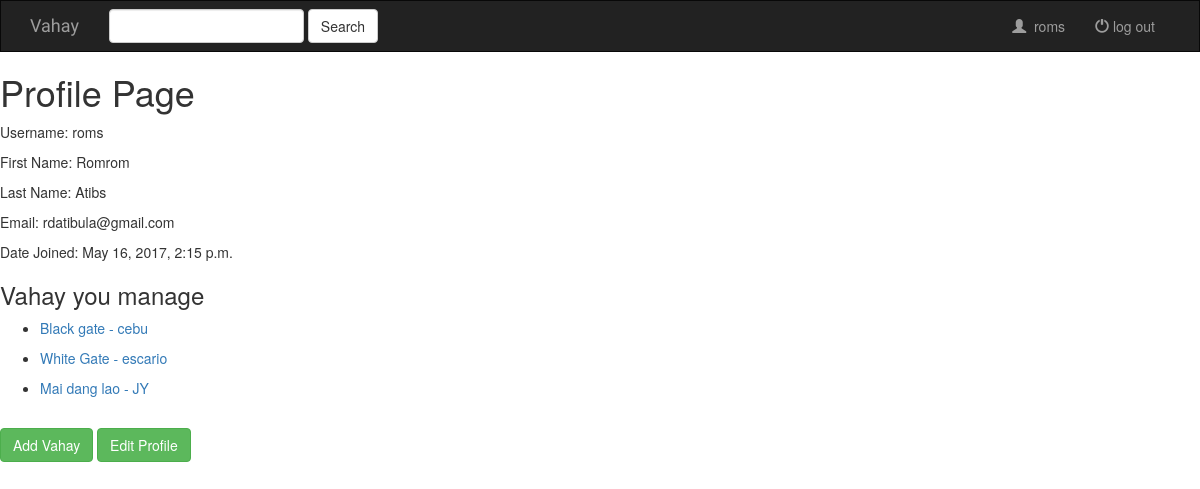
/roms/ (signed in), run on the app's committed database.
### vahay/models.py (models this page shows, shortened)
class Vahay(models.Model):
	owner = models.ForeignKey(User, on_delete=models.CASCADE)
	name = models.CharField(max_length=255)
	rent_range = models.CharField(max_length=100)
	category = models.CharField(max_length=100)
	contact_details = models.CharField(max_length=100)
	vote = models.IntegerField(default=0)
	location = models.CharField(max_length=255)
	available = models.BooleanField(default=1)
	def __str__(self):
		return self.name + " - " + self.location

### vahaysite/views.py (the view)
# urls.py: url(r'^(?P<username>\w+)/$', views.profile, name='profile'),
def profile(request, username):
	if not request.user.is_authenticated:
		return redirect('/')
	vahays =  request.user.vahay_set.all()
	context = {
		'vahays':vahays
	}
	return render(request, 'profile.html', context=context)

### vahaysite/templates/profile.html (shortened to what this page needs)
{% extends 'base.html' %}
{% block body %}
	<h1>Profile Page</h1>
	<p>Username: {{ user.username }}</p>
	<p>First Name: {{ user.first_name}}</p>
	<p>Last Name: {{ user.last_name }}</p>
	<p>Email: {{ user.email }}</p>
	<p>Date Joined: {{ user.date_joined }}</p>
	<h3>Vahay you manage</h3>
	{% for vahay in vahays %}
		<ul>
			<li><a href="{% url 'vahay:vahay_details' vahay.pk %}">{{ vahay }}</a></li>
		</ul>
	{% endfor %}
	<br>
	<a href="{% url 'vahay:add_vahay' user.username %}" class="btn btn-success">Add Vahay</a>
	<a href="{% url 'registration:edit_profile' %}" class="btn btn-success">Edit Profile</a>
{% endblock %}

### vahaysite/templates/base.html (shortened to what this page needs)
{% load static %}
<!DOCTYPE html>
<html>
<head>
	<link rel="stylesheet" href="https://maxcdn.bootstrapcdn.com/bootstrap/3.3.7/css/bootstrap.min.css">
	<link rel="stylesheet" type="text/css" href="{% static 'vahaysite/style.css' %}">
</head>
<body>
	<nav class="navbar navbar-inverse">
		<div class="container fluid">
			<div class="navbar-header">
				<a class="navbar-brand" href="{% url 'home' %}">Vahay</a>
			</div>
			<div class="collapse navbar-collapse" id="topNavBar">
				<form class="navbar-form navbar-left" role="search" method="get" action="#">
					<div class="form-group">
						<input type="text" class="form-control" name="q" value="">
					</div>
					<button type="submit" class="btn btn-default">Search</button>
				</form>
				<ul class="nav navbar-nav navbar-right">
					<li class="">
						<a href="{% url 'profile' user.username %}">
							<span class="glyphicon glyphicon-user" aria-hidden="true"></span>&nbsp;
							{% block user %}{{ user.username }}{% endblock %}
						</a>
					</li>
					<li class="">
						<a href="{% url 'sign_out' %}">
							<span class="glyphicon glyphicon-off" aria-hidden="true"></span>&nbsp;log out
						</a>
					</li>
				</ul>
			</div>
		</div>
	</nav>
{% block body %}
{% endblock %}
</body>
</html>

### vahaysite/static/vahaysite/style.css (style rules this page uses)
.navbar { border-radius: 0; }
.navbar-brand { font-family: 'Satisfy', cursive; }

### data on the page
Vahay: name+location "Black gate - cebu"
Vahay: name+location "White Gate - escario"
Vahay: name+location "Mai dang lao - JY"

### other printed values
{{ user.username }} "roms"
{{ user.first_name }} "Romrom"
{{ user.last_name }} "Atibs"
{{ user.email }} "rdatibula@gmail.com"
{{ user.date_joined }} "May 16, 2017, 2:15 p.m."
